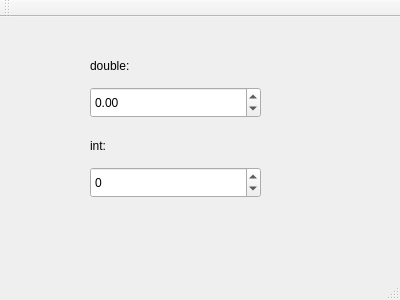
<?xml version="1.0" encoding="UTF-8"?>
<ui version="4.0">
 <class>MainWindow</class>
 <widget class="QMainWindow" name="MainWindow">
  <property name="geometry">
   <rect>
    <x>0</x>
    <y>0</y>
    <width>400</width>
    <height>300</height>
   </rect>
  </property>
  <property name="windowTitle">
   <string>MainWindow</string>
  </property>
  <widget class="QWidget" name="centralWidget">
   <widget class="SpecialSpinBox" name="doubleSpinBox">
    <property name="geometry">
     <rect>
      <x>90</x>
      <y>70</y>
      <width>171</width>
      <height>31</height>
     </rect>
    </property>
    <property name="minimum">
     <double>-999999999.990000009536743</double>
    </property>
    <property name="maximum">
     <double>9999999999999.990234375000000</double>
    </property>
   </widget>
   <widget class="QLabel" name="label">
    <property name="geometry">
     <rect>
      <x>90</x>
      <y>40</y>
      <width>67</width>
      <height>17</height>
     </rect>
    </property>
    <property name="text">
     <string>double:</string>
    </property>
   </widget>
   <widget class="QLabel" name="label_2">
    <property name="geometry">
     <rect>
      <x>90</x>
      <y>120</y>
      <width>67</width>
      <height>17</height>
     </rect>
    </property>
    <property name="text">
     <string>int:</string>
    </property>
   </widget>
   <widget class="SpecialIntSpinBox" name="spinBox">
    <property name="geometry">
     <rect>
      <x>90</x>
      <y>150</y>
      <width>171</width>
      <height>31</height>
     </rect>
    </property>
    <property name="minimum">
     <number>-99</number>
    </property>
   </widget>
  </widget>
  <widget class="QMenuBar" name="menuBar">
   <property name="geometry">
    <rect>
     <x>0</x>
     <y>0</y>
     <width>400</width>
     <height>25</height>
    </rect>
   </property>
  </widget>
  <widget class="QToolBar" name="mainToolBar">
   <attribute name="toolBarArea">
    <enum>TopToolBarArea</enum>
   </attribute>
   <attribute name="toolBarBreak">
    <bool>false</bool>
   </attribute>
  </widget>
  <widget class="QStatusBar" name="statusBar"/>
 </widget>
 <layoutdefault spacing="6" margin="11"/>
 <customwidgets>
  <customwidget>
   <class>SpecialSpinBox</class>
   <extends>QDoubleSpinBox</extends>
   <header>specialspinbox.h</header>
  </customwidget>
  <customwidget>
   <class>SpecialIntSpinBox</class>
   <extends>QSpinBox</extends>
   <header>specialintspinbox.h</header>
  </customwidget>
 </customwidgets>
 <resources/>
 <connections/>
</ui>
